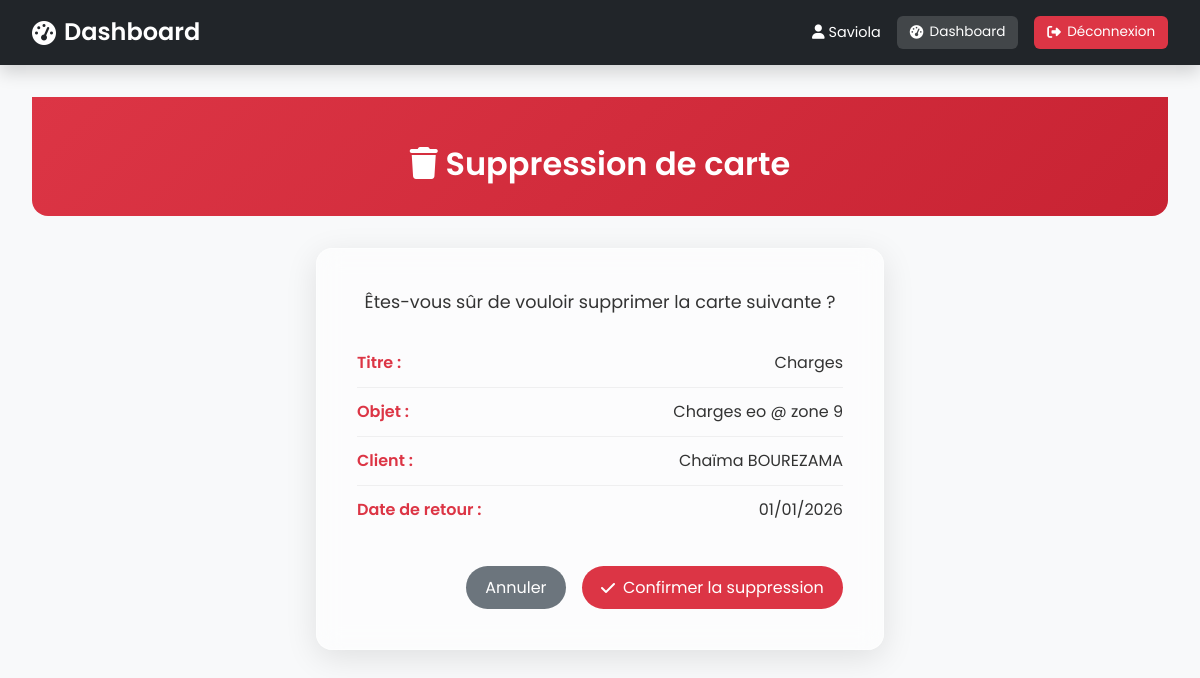
The page /marches/carte/supprimer/5/ (signed in) on the database its author committed.
### marches/models.py (models this page shows, shortened)
class Carte(models.Model):
    marche_detaille = models.ForeignKey(MarcheDetaille, on_delete=models.CASCADE, related_name='cartes')
    titre = models.CharField(max_length=200)
    objet = models.CharField(max_length=200, blank=True)
    contenu = models.TextField()
    image = models.ImageField(upload_to='cartes_images/', blank=True, null=True)
    nom_client = models.ForeignKey(NomClient, on_delete=models.PROTECT, blank=True, null=True)
    date_retour = models.DateField()
    date_maj = models.DateTimeField(auto_now=True)
    solution = models.ForeignKey(Solution, on_delete=models.PROTECT)
    demarche_solution = models.TextField(blank=True, help_text="À remplir uniquement si la solution choisie l’exige")
    nom_dossier = models.CharField(max_length=200, blank=True, help_text="Nom du dossier associé")
    date_livraison = models.DateField(blank=True, null=True, help_text="À remplir uniquement si la solution choisie l’exige")
    class Meta:
        verbose_name = 'Carte'
        verbose_name_plural = 'Cartes'

class NomClient(models.Model):
    nom = models.CharField(max_length=100, unique=True)
    def __str__(self):
        return self.nom

### marches/views.py (the view)
# urls.py: path('carte/supprimer/<int:carte_id>/',             views.supprimer_carte_view, name='supprimer_carte'),
@login_required
def supprimer_carte_view(request, carte_id):
    carte = get_object_or_404(Carte, id=carte_id)
    if not request.user.profile.est_responsable:
        raise PermissionDenied
    if request.method == 'POST':
        marche_id = carte.marche_detaille.id
        carte.delete()
        return redirect('marches:description', marche_detaille_id=marche_id)
    return render(request, 'marches/carte_confirm_delete.html', {'carte': carte})

### marches/templates/marches/carte_confirm_delete.html (shortened to what this page needs)
{% extends 'dashboard/base.html' %}
{% load static %}
{% block extra_css %}
<link rel="stylesheet" href="{% static 'marches/css/carte_confirm_delete.css' %}">
{% endblock %}
{% block content %}
<section class="delete-header">
  <h1><i class="fas fa-trash"></i> Suppression de carte</h1>
</section>
<main class="delete-main">
  <div class="delete-card">
    <p>Êtes-vous sûr de vouloir supprimer la carte suivante ?</p>
    <ul>
      <li><strong>Titre :</strong> {{ carte.titre }}</li>
      <li><strong>Objet :</strong> {{ carte.objet|default:"-" }}</li>
      <li><strong>Client :</strong> {{ carte.nom_client|default:"-" }}</li>
      <li><strong>Date de retour :</strong> {{ carte.date_retour|date:"d/m/Y" }}</li>
    </ul>
    <form method="post">
      <div class="delete-actions">
        <a href="{% url 'marches:description' carte.marche_detaille.id %}" class="btn-cancel">Annuler</a>
        <button type="submit" class="btn-del"><i class="fas fa-check"></i> Confirmer la suppression</button>
      </div>
    </form>
  </div>
</main>
{% endblock %}

### dashboard/templates/dashboard/base.html (shortened to what this page needs)
{% load static %}
<!DOCTYPE html>
<html lang="fr">
<head>
    <link rel="stylesheet" href="https://cdnjs.cloudflare.com/ajax/libs/font-awesome/6.4.0/css/all.min.css">
    <link href="https://cdn.jsdelivr.net/npm/bootstrap@5.3.2/dist/css/bootstrap.min.css" rel="stylesheet">
    <link rel="stylesheet" href="{% static 'dashboard/css/dashboard.css' %}">
    {% block extra_css %}{% endblock %}
</head>
<body>
    <header>
        <h1><i class="fas fa-tachometer-alt"></i> Dashboard</h1>
        <div class="header-actions">
            <span class="user-name"><i class="fas fa-user"></i> {{ request.user.username }}</span>
            {% if request.resolver_match.url_name != 'dashboard' %}
            <nav class="breadcrumb-bar">
                <a href="{% url 'dashboard:dashboard' %}" class="btn-nav">
                    <i class="fas fa-tachometer-alt"></i> Dashboard
                </a>
            </nav>
            {% endif %}
            <a href="{% url 'authentification:logout' %}" class="btn-logout">
                <i class="fas fa-sign-out-alt"></i> Déconnexion
            </a>
        </div>
    </header>
    <main>
        {% block content %}{% endblock %}
    </main>
</body>
</html>

### dashboard/static/dashboard/css/dashboard.css (style rules this page uses)
:root { --primary-color: #0d6efd; --secondary-color: #6c757d; --success-color: #28a745; --danger-color: #dc3545; --light-color: #f8f9fa; --dark-color: #212529; --shadow-sm: 0 .125rem .25rem rgba(0,0,0,.075); --shadow-md: 0 .5rem 1rem rgba(0,0,0,.15); --shadow-lg: 0 1rem 3rem rgba(0,0,0,.175); --transition: all .3s ease; }
body { font-family: 'Poppins', 'Segoe UI', Roboto, Arial, sans-serif; background: var(--light-color); margin: 0; padding: 0; color: #333; }
header { background: var(--dark-color); color: #fff; padding: 1rem 2rem; display: flex; justify-content: space-between; align-items: center; box-shadow: var(--shadow-md); position: sticky; top: 0; z-index: 100; }
header h1 { margin: 0; font-size: 1.5rem; font-weight: 600; display: flex; align-items: center; gap: .5rem; }
.header-actions { display: flex; align-items: center; gap: 1rem; }
.user-name { font-size: .9rem; color: #fff; white-space: nowrap; }
.breadcrumb-bar { display: flex; gap: .5rem; }
.btn-nav { background: rgba(255,255,255,.15); color: #fff; padding: .4rem .8rem; border-radius: .375rem; text-decoration: none; font-size: .85rem; display: inline-flex; align-items: center; gap: .4rem; transition: background .2s; }
.btn-logout { background: var(--danger-color); color: #fff; padding: .4rem .8rem; border-radius: .375rem; text-decoration: none; font-size: .85rem; display: inline-flex; align-items: center; gap: .4rem; transition: background .2s; }
main { padding: 2rem; max-width: 1400px; margin: 0 auto; }

### marches/static/marches/css/carte_confirm_delete.css (style rules this page uses)
:root { --primary: #0d6efd; --danger: #dc3545; --glass: rgba(255, 255, 255, 0.55); --shadow: 0 8px 32px rgba(0, 0, 0, 0.1); --radius: 16px; --txt: #212529; --bg: #f5f7fb; --grad: linear-gradient(135deg, var(--danger) 0%, #c82333 100%); }
.delete-header { background: var(--grad); color: #fff; padding: 3rem 2rem 2rem; border-radius: 0 0 var(--radius) var(--radius); text-align: center; animation: fadeIn 0.6s ease; }
.delete-header h1 { margin: 0; font-size: 2rem; font-weight: 600; }
.delete-main { max-width: 600px; margin: 2rem auto; padding: 0 1rem; }
.delete-card { background: var(--glass); backdrop-filter: blur(12px); border: 1px solid rgba(255, 255, 255, 0.4); border-radius: var(--radius); box-shadow: var(--shadow); padding: 2.5rem; animation: fadeIn 0.8s ease; }
.delete-card p { font-size: 1.1rem; text-align: center; margin-bottom: 1.5rem; }
.delete-card ul { list-style: none; padding: 0; margin: 0 0 2rem 0; }
.delete-card li { display: flex; justify-content: space-between; padding: 0.75rem 0; border-bottom: 1px solid rgba(0, 0, 0, 0.05); font-size: 1rem; }
.delete-card li:last-child { border-bottom: none; }
.delete-card li strong { color: var(--danger); font-weight: 600; }
.delete-actions { display: flex; justify-content: flex-end; gap: 1rem; }
.btn-cancel { background: #6c757d; color: #fff; padding: 0.6rem 1.2rem; border-radius: 50rem; text-decoration: none; transition: background 0.3s, transform 0.2s; }
.btn-del { background: var(--danger); color: #fff; border: none; padding: 0.6rem 1.2rem; border-radius: 50rem; cursor: pointer; display: inline-flex; align-items: center; gap: 0.5rem; transition: background 0.3s, transform 0.2s; }

### rows shown on the page
Carte: titre "Charges", objet "Charges eo @ zone 9", nom_client "Chaïma BOUREZAMA", date_retour "01/01/2026"

### other values the page prints
{{ request.user.username }} "Saviola"
